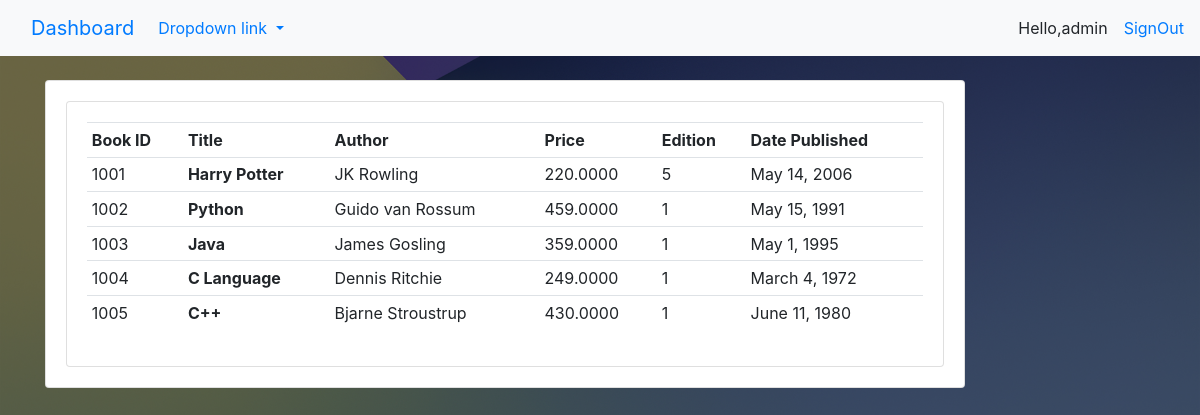
The page /adminhome (signed in) on the database its author committed.
### OBS_app/models.py (models this page shows, shortened)
class Book(models.Model):
    bid = models.IntegerField(primary_key=True)
    title = models.CharField(max_length=200,null=True)
    Author = models.CharField(max_length=200, null=True)
    Price = models.DecimalField(max_digits=12,decimal_places=4)
    Edition = models.IntegerField()
    pub_date = models.DateField()

### OBS_app/views.py (the view)
# urls.py: path('adminhome',Adminhome,name='adminhome'),
def Adminhome(request):
    books = Book.objects.all()
    context = {"books": books}
    return render(request,'Adminhome.html',context)

### templates/Adminhome.html (shortened to what this page needs)
{% load static %}
<!DOCTYPE html>
<html lang="en">
<head>
    <link rel="stylesheet" href="{% static 'Style.css' %}">
    <link rel="stylesheet" href="https://cdnjs.cloudflare.com/ajax/libs/font-awesome/4.7.0/css/font-awesome.min.css">
</head>
<body>
{% include 'navbaradmn.html' %}
<br>
 <div class="container">
    <div class="row">
    <div class="col-lg-10">
<div class="card card-body">
<div class="card card-body">
<table class="table table-sm" align="center">
    <tr>
        <th>Book ID</th>
        <th>Title</th>
        <th>Author</th>
        <th>Price</th>
        <th>Edition</th>
        <th>Date Published</th>
    </tr>
    {% for book in books %}
        <tr>
            <td>{{ book.bid }}</td>
            <td><b>{{book.title}}</b> </td>
            <td>{{book.Author}} </td>
            <td>{{book.Price}} </td>
            <td> {{book.Edition}} </td>
            <td>{{ book.pub_date }}</td>
        </tr>
    {% endfor %}
</table>
</div>
</div>
    </div>
    </div>
 </div>
</body>
</html>

### templates/navbaradmn.html (shortened to what this page needs)
{% load static %}
<!DOCTYPE html>
<html>
<head>
	<link rel="stylesheet" href="https://stackpath.bootstrapcdn.com/bootstrap/4.1.3/css/bootstrap.min.css">
	<link rel="stylesheet" href="https://use.fontawesome.com/releases/v5.6.1/css/all.css">
    <link rel="stylesheet" href="{% static 'Style.css' %}">
    <link rel="stylesheet" href="https://cdnjs.cloudflare.com/ajax/libs/font-awesome/4.7.0/css/font-awesome.min.css">
</head>
<body>
<nav class="navbar navbar-expand-lg bg-light">
  <div class="container-fluid">
      <a href="{% url 'adminhome' %}" class="navbar-brand">Dashboard</a>
    <div class="collapse navbar-collapse" id="navbarNavDropdown">
      <ul class="navbar-nav">
        <li class="nav-item dropdown">
          <a class="nav-link dropdown-toggle" href="#" role="button" data-bs-toggle="dropdown" aria-expanded="false">
            Dropdown link
          </a>
        </li>
      </ul>
    </div>
  </div>
    {% if request.user.is_authenticated %}
    <span class="nav-link">Hello,{{request.user}}</span>
        {% endif %}
     <a href="{% url 'signout' %}" class="nav-item">SignOut</a>
</nav>
</body>
</html>

### OBS_app/Static/Style.css (style rules this page uses)
body { background:linear-gradient(to top,rgba(0,0,0,0.5)50%,rgba(0,0,0,0.5)50%), url(images/bk_pg.jpg); background-position: center; background-size: cover; }

### rows shown on the page
Book: bid "1001", title "Harry Potter", Author "JK Rowling", Price "220.0000", Edition "5", pub_date "May 14, 2006"
Book: bid "1002", title "Python", Author "Guido van Rossum", Price "459.0000", Edition "1", pub_date "May 15, 1991"
Book: bid "1003", title "Java", Author "James Gosling", Price "359.0000", Edition "1", pub_date "May 1, 1995"
Book: bid "1004", title "C Language", Author "Dennis Ritchie", Price "249.0000", Edition "1", pub_date "March 4, 1972"
Book: bid "1005", title "C++", Author "Bjarne Stroustrup", Price "430.0000", Edition "1", pub_date "June 11, 1980"

### other values the page prints
{{ request.user }} "admin"
